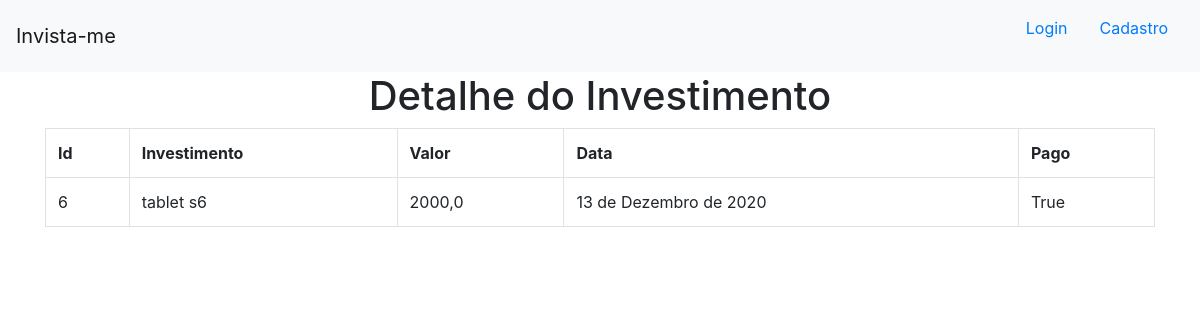
Page //6 on the committed database.
### invista_me/models.py (models this page shows)
class Investimento(models.Model):
    investimento = models.TextField(max_length=255)
    valor = models.FloatField()
    pago = models.BooleanField(default=False )
    data = models.DateField()

### invista_me/views.py (the view)
# urls.py: path('/<int:id_investimento>',views.detalhe,name='detalhe'),
def detalhe(request, id_investimento):
    dados = {
        'dados': Investimento.objects.get(pk=id_investimento)
    }
    return render(request,'investimentos/detalhe.html',dados)

### invista_me/templates/investimentos/detalhe.html
{% extends 'investimentos/base.html' %}
{% block conteudo %}
<h1 style='text-align: center;'>Detalhe do Investimento</h1>
<div class="container">
    <table class='table table-hover table-bordered'>
        <tr>
            <th>Id</th>
            <th>Investimento</th>
            <th>Valor</th>
            <th>Data</th>
            <th>Pago</th>
        </tr>
        <tr>
            <td>{{dados.id}}</td>
            <td>{{dados.investimento}}</td>
            <td>{{dados.valor}}</td>
            <td>{{dados.data}}</td>
            <td>{{dados.pago}}</td>
        </tr>
    </table>
</div>
{% endblock %}

### rows in the picture
Investimento: id "6", investimento "tablet s6", valor "2000,0", data "13 de Dezembro de 2020", pago "True"
